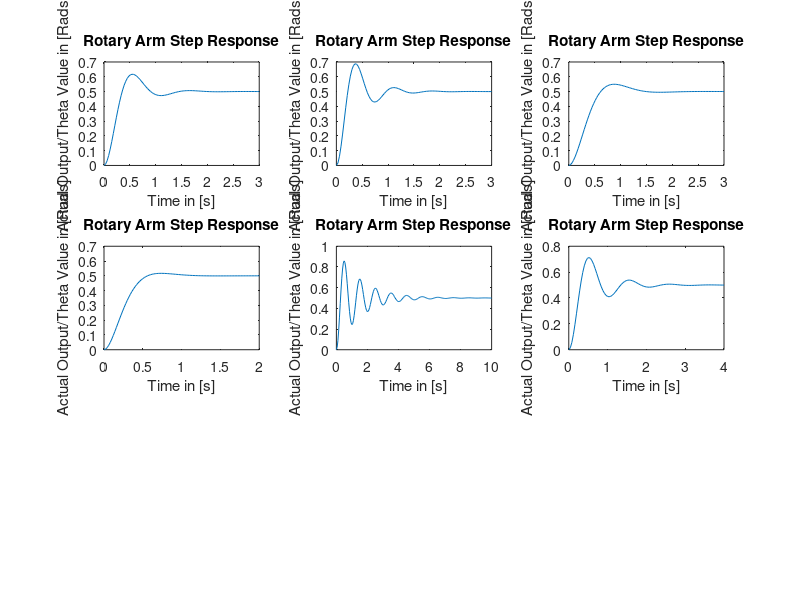
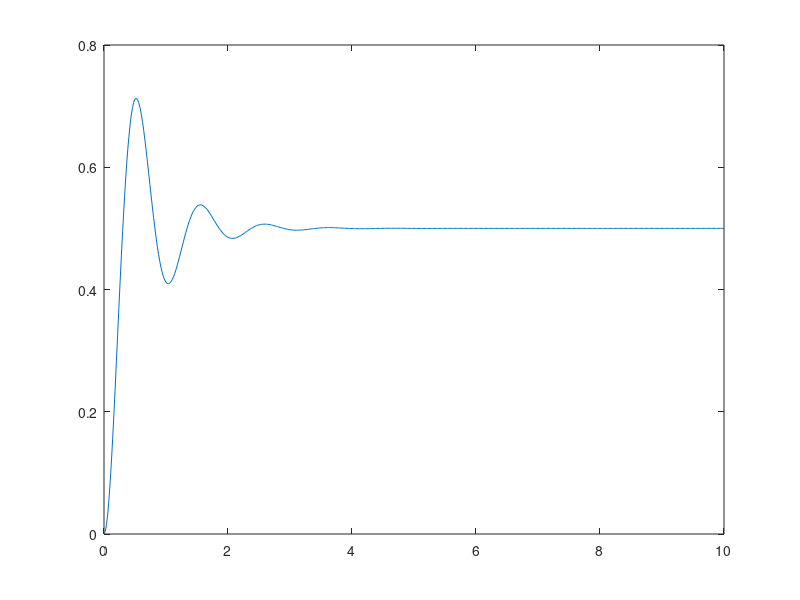

Write MATLAB code to recreate these figures, in order.
%{
Author(s): Graeme Appel and Ethan Andrews with collaborations and derivations by: Owen Storer and Nathan Brasier

Project: Dynamics Lab -- Lab 3 -- Rotary Control Arm

Creation Date: 4/1/25

Last Updated: 4/8/25

Inputs:

K_g --> Gear Ratio --> proportional constant relating angular velocity of the motor to the output shaft
K_m -->  Motor Constant --> Proportionality constant between current input to motor and torque it produces
J  --> Moment of Inertia About the shaft --> combination of hub inertia and inertia due to added load
K_ptheta -->  Proportionality constant for Proportional component of error in PD controller
K_Dtheta --> Proportionality Constant for Derivative component of error in PD controller
R_m --> Output Motor Resistance
theta_L  --> Theta Actual --> current angular position of control arm
theta_D  --> Theta desired --> desired angular position of control arm
s  --> Laplace Transform variable for characteristic equation
   
Outputs: 
   
Purpose: 

%}

%% Housekeeping
clc
clear
close all

%% Rigid Dynamics

%% Define Necessary Variables

K_g =  33.3; % unitless
K_m = 0.0401; % unitless
R_m = 19.2; % in [Ohms] 
J_hub = 0.0005; % in [Kgm^2]
J_extra = 0.2*0.2794^2; % in [Kgm^2]
J_load = 0.0015; % in [Kgm^2]
J_total = J_hub + J_extra + J_load; % in [Kgm^2]

K_ptheta = [10, 20, 5, 10, 10, 10]; % Vector of K1-Proportional constants for Sets 1-6
K_Dtheta = [0, 0, 0, 1 , -1, -0.5]; % Vector of K3-Derivative constants for Sets 1-6

numsets = 6;

theta_D = 0.5; % in [rads]

% Equation 17 Definition for reference
% [Eqn 17] -> theta_L/theta_D = ((K_ptheta*K_g*K_m)/(J*R_m))/((s^2)+((K_g^2*K_m^2)/(J*R_m)+(K_Dtheta*K_g*K_m)/(J*R_m))*(s) + (K_ptheta*K_g*K_m)/(J*R_m))) 


%% Defining Coefficients for Transfer Function System

% Create Loop to loop through and plot each set of gains 

figure();

for i = 1:numsets

% Define numerator and denominator coefficients to input into Transfer function sysetem for each gain case

n1 = (K_ptheta(i)*K_g*K_m)/(J_total*R_m); % Numerator Coefficient
d2 = 1; % Coefficient for s^2
d1 = ((K_g^2*K_m^2)/(J_total*R_m)+(K_Dtheta(i)*K_g*K_m)/(J_total*R_m)); % Coefficient for s
d0 = (K_ptheta(i)*K_g*K_m)/(J_total*R_m); % coefficient for s^0 i.e 1

 %% Closed Loop System Definition

num = n1; % coefficient numerator to be input into transfer function system
den = [d2 d1 d0]; % coefficients for orders of s in denominator to be input into transfer function system
sysTF = tf(num,den); % System Defintion with numerator and denominator coefficients


%% Step Response

% Exploring Base results with step function

[x,t] = step(sysTF); % Behind the scenes, step function multiplies by 1/s (i.e t in laplace transform)
                     % Steps through system defined with unit step of 1 radian --> later we will need to convert to a 0.5 unit step by multiplying x by 0.5
x = theta_D*x; % convert to unit step of 0.5 radians


% Plot Output Step values versus time

subplot(3,3,i)
plot(t,x);
title("Rotary Arm Step Response")
xlabel("Time in [s]")
ylabel("Actual Output/Theta Value in [Rads]")

end

%% Exploring lsim function
% Note that lsim uses a specific vector/range for time values you want to evaulate
% Additionally, apart from the sysTF input, there is a u vector input of the same length as the t
% vector which 

% Initialize time vector
t_min = 0;
t_increment = 0.02;
t_final = 10;
t_vec = t_min:t_increment:t_final; % Note this is at random values for the time being

% u input for a closed loop system is vector of desired theta values (input) with same length as
% time vector

% for an open loop system, our u input is our voltage input
% Initialize a vector of u for a desired reference theta of 0.5 radians with same length as t_vec
% and same number of columns as sysTF

u_vec = theta_D*ones(length(t_vec), 1);

vec_lsim = lsim(sysTF, u_vec, t_vec);

figure();
plot(t_vec, vec_lsim)






